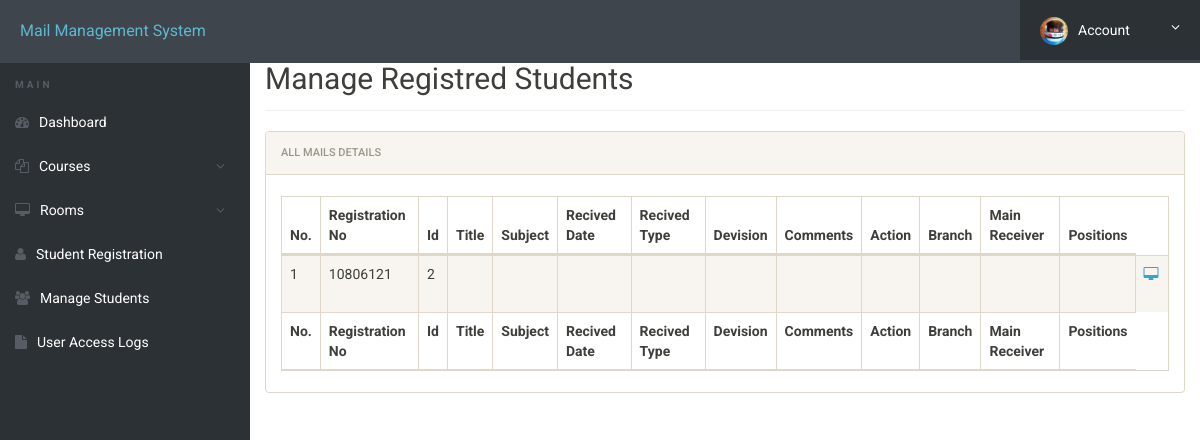
/admin/manage-students.php (signed in), run on an earlier commit of the app's database.
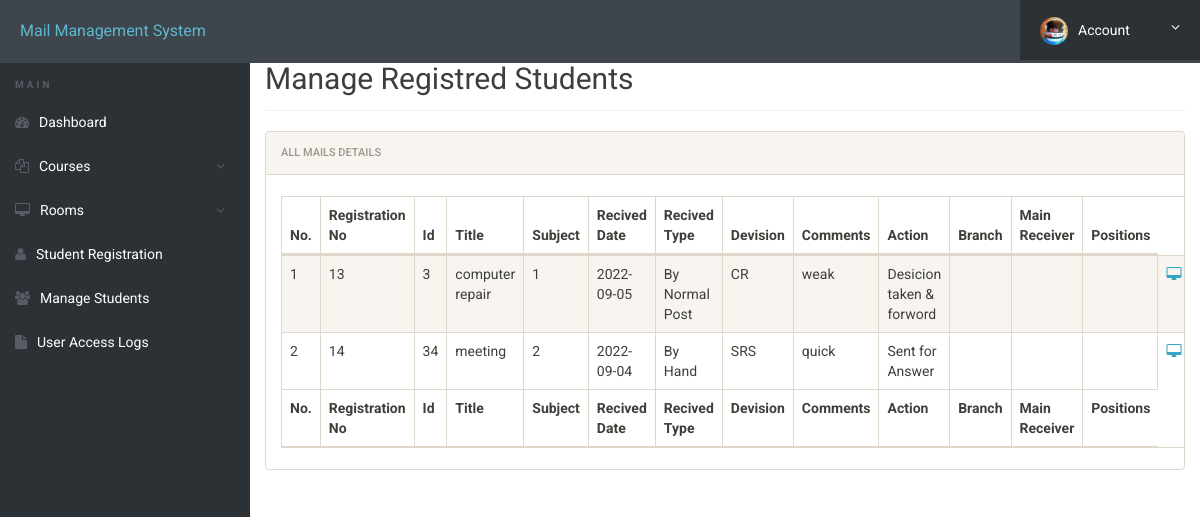
And on a later commit of the database.
### tables this page shows
CREATE TABLE `registration` (
  `id` int(11) NOT NULL AUTO_INCREMENT,
  `recidate` date DEFAULT NULL,
  `devision` varchar(500) DEFAULT NULL,
  `regno` int(11) DEFAULT NULL,
  `subject` varchar(500) DEFAULT NULL,
  `title` varchar(500) DEFAULT NULL,
  `recitype` varchar(500) DEFAULT NULL,
  `regplace` varchar(250) DEFAULT NULL,
  `action` varchar(1000) DEFAULT NULL,
  `comment` varchar(500) DEFAULT NULL,
  PRIMARY KEY (`id`)
);

### admin/manage-students.php (the view, shortened to what this page needs)
<?php
include('includes/config.php');
?>
<!doctype html>
<html lang="en" class="no-js">
<head>
	<link rel="stylesheet" href="css/font-awesome.min.css">
	<link rel="stylesheet" href="css/bootstrap.min.css">
	<link rel="stylesheet" href="css/dataTables.bootstrap.min.css">
	<link rel="stylesheet" href="css/bootstrap-social.css">
	<link rel="stylesheet" href="css/bootstrap-select.css">
	<link rel="stylesheet" href="css/fileinput.min.css">
	<link rel="stylesheet" href="css/awesome-bootstrap-checkbox.css">
	<link rel="stylesheet" href="css/style.css">
</head>
<body>
	<?php include('includes/header.php');?>
	<div class="ts-main-content">
			<?php include('includes/sidebar.php');?>
		<div class="content-wrapper">
			<div class="container-fluid">
				<div class="row">
					<div class="col-md-12">
						<h2 class="page-title" style="margin-top:4%">Manage Registred Students</h2>
						<div class="panel panel-default">
							<div class="panel-heading">All Mails Details</div>
							<div class="panel-body">
								<table id="zctb" class="display table table-striped table-bordered table-hover" cellspacing="0" width="100%">
									<thead>
										<tr>
											<th>No.</th>
											<th>Registration No </th>
											<th>Id </th>
											<th>Title </th>
											<th>Subject </th>
											<th>Recived Date </th>
											<th>Recived Type  </th>
											<th>Devision </th>
											<th>Comments</th>
											<th>Action</th>
											<th>Branch </th>
											<th>Main Receiver</th>
											<th>Positions</th>
										</tr>
									</thead>
									<tfoot>
										<tr>
											<th>No.</th>
											<th>Registration No</th>
											<th>Id</th>
											<th>Title </th>
											<th>Subject </th>
											<th>Recived Date  </th>
											<th>Recived Type </th>
											<th>Devision</th>
											<th>Comments</th>
											<th>Action</th>
											<th>Branch </th>
											<th>Main Receiver</th>
											<th>Positions</th>
										</tr>
									</tfoot>
									<tbody>
<?php
$ret="select * from registration";
$stmt= $mysqli->prepare($ret) ;
$stmt->execute() ;
$res=$stmt->get_result();
$cnt=1;
while($row=$res->fetch_object())
	  {
	  	?>
<tr><td><?php echo $cnt;;?></td>
<td><?php echo $row->regno;?></td>
<td><?php echo $row->id;?></td>
<td><?php echo $row->title;?></td>
<td><?php echo $row->subject;?></td>
<td><?php echo $row->recidate;?></td>
<td><?php echo $row->recitype;?></td>
<td><?php echo $row->devision;?></td>
<td><?php echo $row->comment;?></td>
<td><?php echo $row->action;?></td>
<td><?php echo $row->branch;?></td>
<td><?php echo $row->mainreciver;?></td>
<td><?php echo $row->position;?></td>
<td>
<a href="student-details.php?regno=<?php echo $row->regno;?>" title="View Full Details"><i class="fa fa-desktop"></i></a>&nbsp;&nbsp;
										</tr>
									<?php
$cnt=$cnt+1;
									 } ?>
									</tbody>
								</table>
							</div>
						</div>
					</div>
				</div>
			</div>
		</div>
	</div>
</body>
</html>

What changed in the data, as far as the page shows it:
removed registration: regno "10806121", id "2"
added registration: regno "13", id "3", title "computer repair", subject "1", recidate "2022-09-05", recitype "By Normal Post", devision "CR", comment "weak", action "Desicion taken & forword"
added registration: regno "14", id "34", title "meeting", subject "2", recidate "2022-09-04", recitype "By Hand", devision "SRS", comment "quick", action "Sent for Answer"
